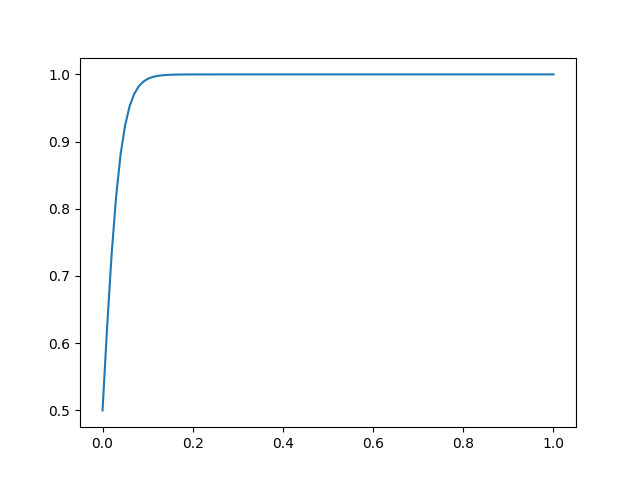

This chart was generated by the following Python code:
import torch as th
import matplotlib.pyplot as plt


def steep_sigmoid(x, steepness=50, bias=0):
    # approximates a hard threshold set at "bias"
    # above "bias" are mapped to 1 and values below mapped to 0
    return th.sigmoid((x - bias) * steepness)

alpha = th.rand(3, 3)

# round to 2 decimals to make life simpler
alpha = th.round(alpha * 100) / 100

step = 0.01
data = th.arange(0, 1 + step, step=step)
# data = th.arange(-2, 2, step=0.05)
data_out = steep_sigmoid(data)

msg_send_binary = steep_sigmoid(alpha)

alpha_out = alpha * msg_send_binary

print(alpha)
print(msg_send_binary)
print(alpha_out)
# plt.plot(data, data)
plt.plot(data, data_out)
plt.savefig("scratch.png")


# # sigmoid = th.nn.Sigmoid()
# alpha_filtered = steep_sigmoid(alpha)


# print('\n breakpoint ')
# __import__('ipdb').set_trace(context=3)
